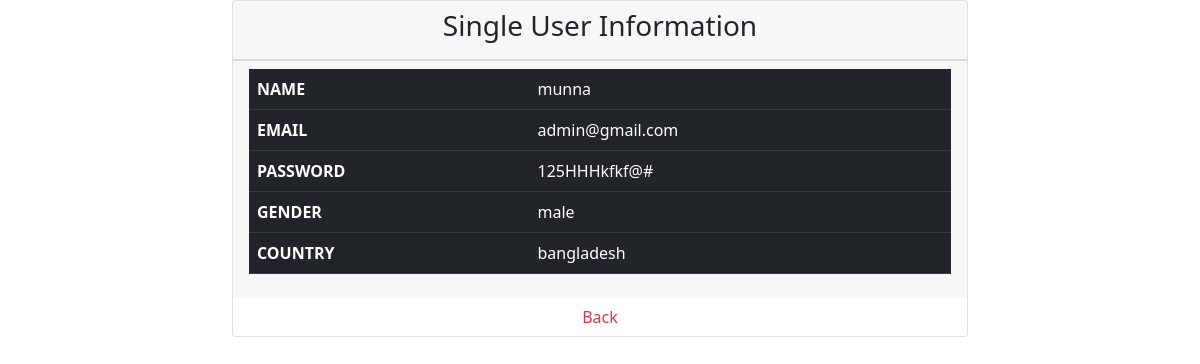
The app's page /single_post.php?id=7 with its own data.
### tables this page shows
CREATE TABLE `user` (
  `id` int(11) NOT NULL,
  `name` varchar(125) NOT NULL,
  `email` varchar(150) NOT NULL,
  `pass` varchar(60) NOT NULL,
  `gender` varchar(8) NOT NULL,
  `country` varchar(30) NOT NULL
);

### single_post.php (the view)
<?php
    include('includ/dbCon.php');
    include('includ/header.php');
    $id                = $_GET["id"];
    $single_user_query = " SELECT * FROM user WHERE id=$id";
    $single_user_data  = mysqli_query($db_connect,$single_user_query);
    $asscoseated       = mysqli_fetch_assoc($single_user_data);
?>
    <section>
        <div class="container">
            <div class="row">
                <div class="col-2"></div>
                <div class="col-8">
                    <div class="card">
                        <div class="card-header text-center"><h3>Single User Information</h3></div>
                        <div class="card-footer">
                            <table class="table table-dark">
                                <div class="row">
                                        <tr>
                                            <th>NAME</th>
                                            <td><?php echo $asscoseated["name"] ?></td>
                                        </tr>
                                        <tr>
                                            <th>EMAIL</th>
                                            <td><?php echo $asscoseated["email"] ?></td>
                                        </tr>
                                        <tr>
                                            <th>PASSWORD</th>
                                            <td><?php echo $asscoseated["pass"] ?></td>
                                        </tr>
                                        <tr>
                                            <th>GENDER</th>
                                            <td><?php echo $asscoseated["gender"] ?></td>
                                        </tr>
                                        <tr>
                                            <th>COUNTRY</th>
                                            <td><?php echo $asscoseated["country"] ?></td>
                                        </tr>
                                </div>
                            </table>
                        </div>
                        <a href="reg_post.php" class="btn text-danger">Back</a>
                    </div>
                </div>
                <div class="col-2"></div>
            </div>
        </div>
    </section>
<?php
    include('includ/footer.php');
?>

### records on screen
user: name "munna", email "admin@gmail.com", pass "125HHHkfkf@#", gender "male", country "bangladesh"
